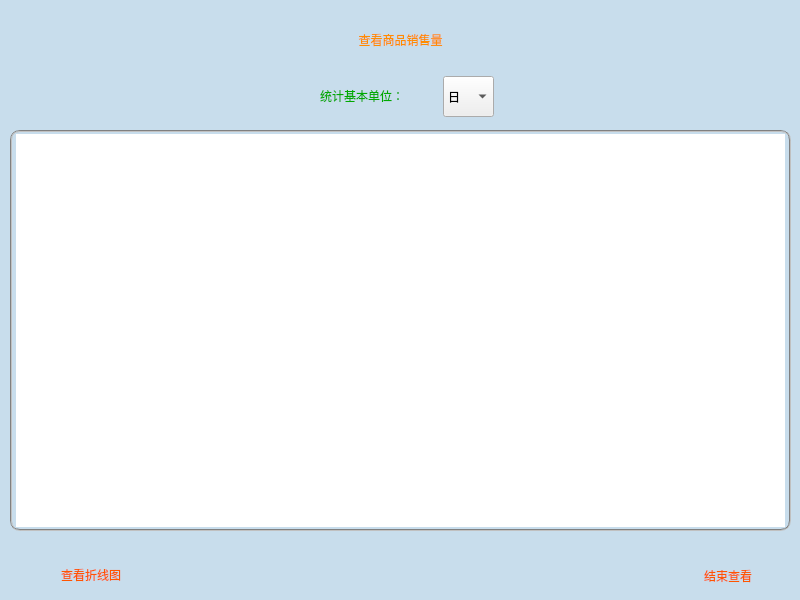
<?xml version="1.0" encoding="UTF-8"?>
<ui version="4.0">
 <class>ViewNumberOfGoods</class>
 <widget class="QMainWindow" name="ViewNumberOfGoods">
  <property name="geometry">
   <rect>
    <x>0</x>
    <y>0</y>
    <width>800</width>
    <height>600</height>
   </rect>
  </property>
  <property name="windowTitle">
   <string>MainWindow</string>
  </property>
  <widget class="QWidget" name="centralwidget">
   <widget class="QPushButton" name="pushButton_2">
    <property name="geometry">
     <rect>
      <x>750</x>
      <y>560</y>
      <width>30</width>
      <height>30</height>
     </rect>
    </property>
    <property name="styleSheet">
     <string notr="true">background-color: rgb(154, 200, 233,115);
background-image: url(:/res/res/ICO2/close.png);</string>
    </property>
    <property name="text">
     <string/>
    </property>
    <property name="flat">
     <bool>true</bool>
    </property>
   </widget>
   <widget class="QLabel" name="label_3">
    <property name="geometry">
     <rect>
      <x>10</x>
      <y>0</y>
      <width>781</width>
      <height>80</height>
     </rect>
    </property>
    <property name="styleSheet">
     <string notr="true">font: 30pt &quot;方正粗圆简体&quot;;
color: rgb(255, 140, 0);</string>
    </property>
    <property name="text">
     <string>查看商品销售量</string>
    </property>
    <property name="alignment">
     <set>Qt::AlignCenter</set>
    </property>
   </widget>
   <widget class="QLabel" name="label_23">
    <property name="geometry">
     <rect>
      <x>661</x>
      <y>561</y>
      <width>91</width>
      <height>30</height>
     </rect>
    </property>
    <property name="styleSheet">
     <string notr="true">font:9pt &quot;方正粗圆简体&quot;;
color: rgb(255, 85, 0);</string>
    </property>
    <property name="text">
     <string>结束查看</string>
    </property>
    <property name="alignment">
     <set>Qt::AlignRight|Qt::AlignTrailing|Qt::AlignVCenter</set>
    </property>
   </widget>
   <widget class="QLabel" name="label">
    <property name="geometry">
     <rect>
      <x>0</x>
      <y>0</y>
      <width>800</width>
      <height>600</height>
     </rect>
    </property>
    <property name="styleSheet">
     <string notr="true">
background-color: rgba(154, 200, 233, 115);</string>
    </property>
    <property name="text">
     <string/>
    </property>
   </widget>
   <widget class="QTableView" name="tableView">
    <property name="geometry">
     <rect>
      <x>10</x>
      <y>130</y>
      <width>781</width>
      <height>401</height>
     </rect>
    </property>
    <property name="styleSheet">
     <string notr="true">font: 10pt &quot;雅痞-简&quot;;border:2px groove gray;border-radius:10px;padding:2px 4px</string>
    </property>
   </widget>
   <widget class="QPushButton" name="pushButton_3">
    <property name="geometry">
     <rect>
      <x>119</x>
      <y>559</y>
      <width>30</width>
      <height>30</height>
     </rect>
    </property>
    <property name="styleSheet">
     <string notr="true">background-color: rgb(154, 200, 233,115);
background-image: url(:/res/res/ICO2/Activity.png);</string>
    </property>
    <property name="text">
     <string/>
    </property>
    <property name="flat">
     <bool>true</bool>
    </property>
   </widget>
   <widget class="QLabel" name="label_24">
    <property name="geometry">
     <rect>
      <x>30</x>
      <y>560</y>
      <width>91</width>
      <height>30</height>
     </rect>
    </property>
    <property name="styleSheet">
     <string notr="true">font:9pt &quot;方正粗圆简体&quot;;
color: rgb(255, 85, 0);</string>
    </property>
    <property name="text">
     <string>查看折线图</string>
    </property>
    <property name="alignment">
     <set>Qt::AlignRight|Qt::AlignTrailing|Qt::AlignVCenter</set>
    </property>
   </widget>
   <widget class="QComboBox" name="comboBox">
    <property name="geometry">
     <rect>
      <x>443</x>
      <y>76</y>
      <width>51</width>
      <height>41</height>
     </rect>
    </property>
    <property name="styleSheet">
     <string notr="true">font: 11pt &quot;方正粗圆简体&quot;;</string>
    </property>
    <item>
     <property name="text">
      <string>日</string>
     </property>
    </item>
    <item>
     <property name="text">
      <string>月</string>
     </property>
    </item>
    <item>
     <property name="text">
      <string>季</string>
     </property>
    </item>
    <item>
     <property name="text">
      <string>年</string>
     </property>
    </item>
   </widget>
   <widget class="QLabel" name="label_2">
    <property name="geometry">
     <rect>
      <x>320</x>
      <y>80</y>
      <width>121</width>
      <height>31</height>
     </rect>
    </property>
    <property name="styleSheet">
     <string notr="true">font: 11pt &quot;方正粗圆简体&quot;;
color: rgb(0, 170, 0);</string>
    </property>
    <property name="text">
     <string>统计基本单位：</string>
    </property>
    <property name="alignment">
     <set>Qt::AlignLeading|Qt::AlignLeft|Qt::AlignVCenter</set>
    </property>
   </widget>
   <zorder>label</zorder>
   <zorder>pushButton_2</zorder>
   <zorder>label_3</zorder>
   <zorder>label_23</zorder>
   <zorder>tableView</zorder>
   <zorder>pushButton_3</zorder>
   <zorder>label_24</zorder>
   <zorder>comboBox</zorder>
   <zorder>label_2</zorder>
  </widget>
  <widget class="QMenuBar" name="menubar">
   <property name="geometry">
    <rect>
     <x>0</x>
     <y>0</y>
     <width>800</width>
     <height>23</height>
    </rect>
   </property>
  </widget>
 </widget>
 <resources/>
 <connections/>
</ui>
